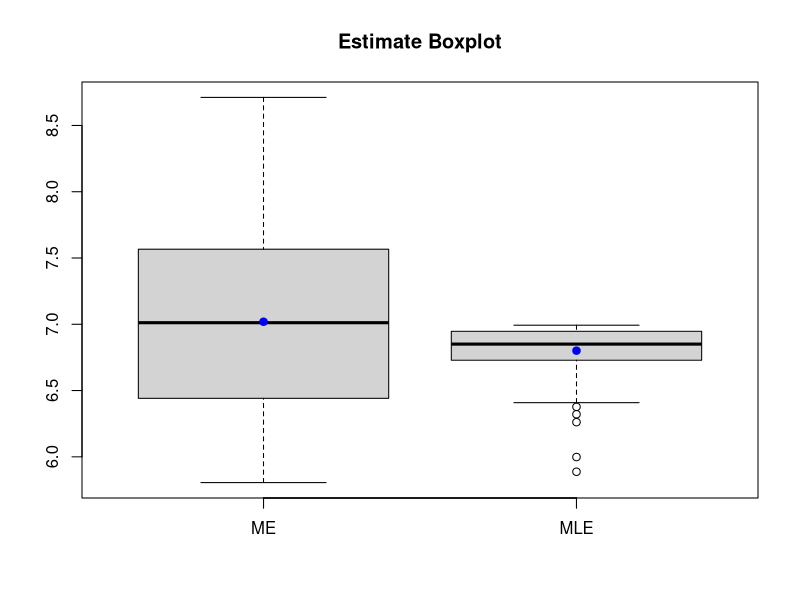
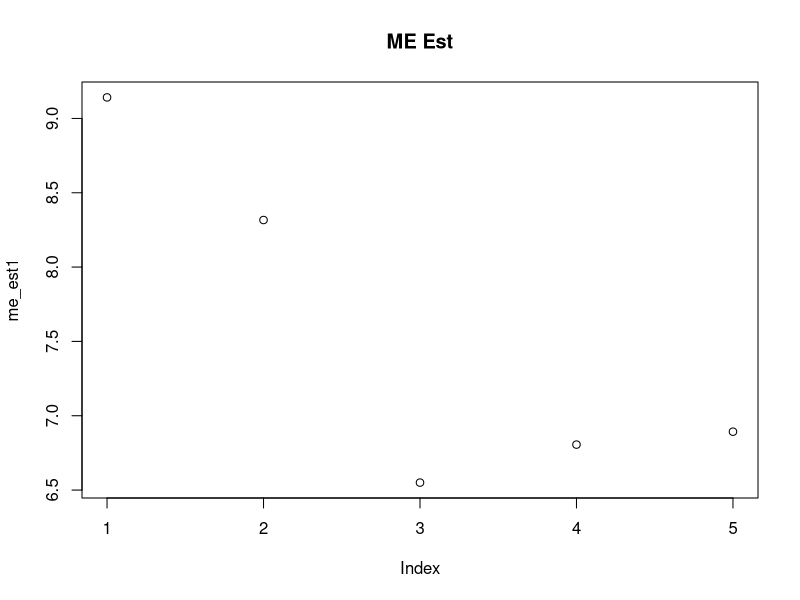
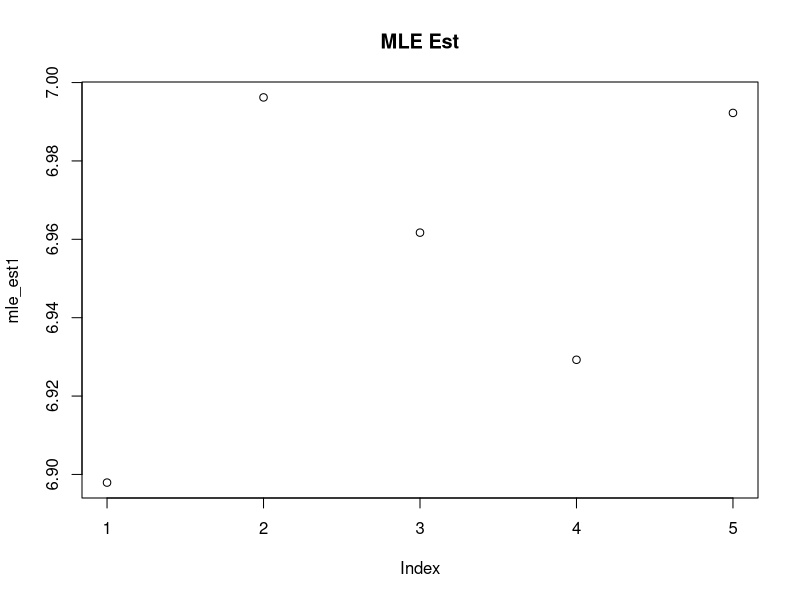
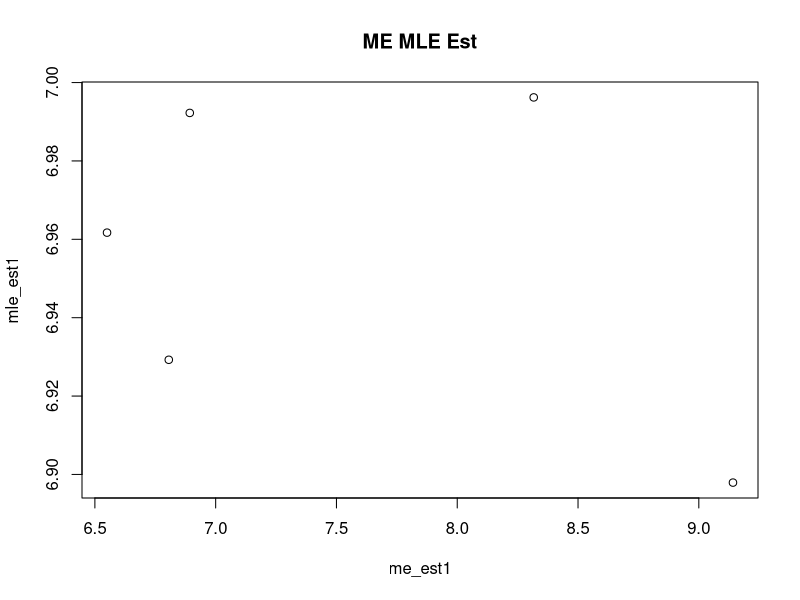

Reproduce these figures in R, in order.
## ---- chunk 1
knitr::opts_chunk$set(echo = TRUE)
## ---- chunk 2
me <- function(gsample){
  estimate = (2/length(gsample)) * sum(gsample)
  return (estimate)
}
mle <- function(gsample){
  estimate = max(gsample)
  return (estimate)
}
samples <- matrix(0, nrow = 100, ncol = 30)
for (i in 1:100){
  samples[i,] = runif(n=30, min=0, max=7)
}

me_est = NULL
mle_est = NULL

for(i in 1:100){
  me_est[i] = me(gsample = samples[i,])
  mle_est[i] = mle(gsample = samples[i,])
}

boxplot(me_est, mle_est, 
        main = "Estimate Boxplot")
axis(1, at= 1:2, labels=c("ME", "MLE"))
points(c(mean(me_est), mean(mle_est)), col="blue", pch = 19)
        

sizes <- c(20,30,50,100,150)
me_est1 = NULL;
mle_est1 = NULL;

for (i in 1:5){
  gsample <- runif(n = sizes[i], min = 0, max = 7)
  me_est1[i] = me(gsample)
  mle_est1[i] = mle(gsample)
}

plot(me_est1, main="ME Est")
plot(mle_est1, main="MLE Est")
plot(me_est1, mle_est1, main="ME MLE Est")


